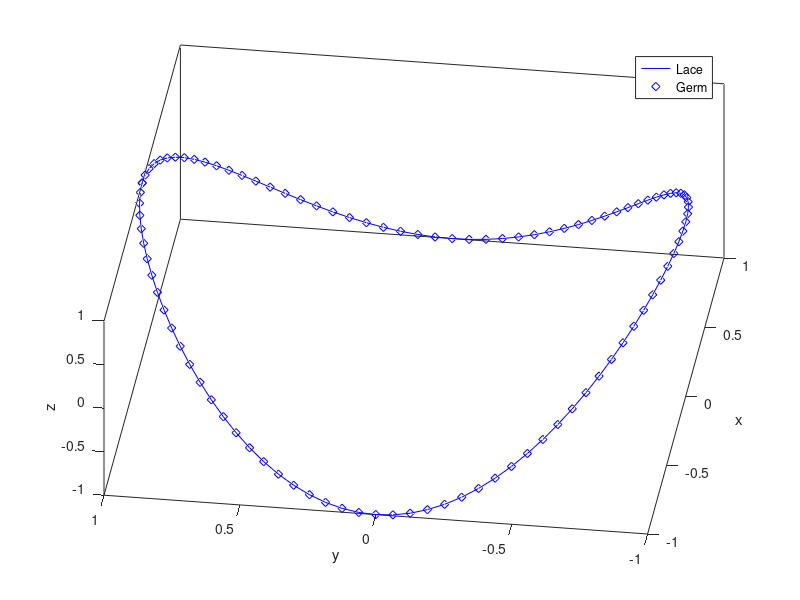

This figure's MATLAB source:
% 20130505 XY511 21:10
% AbrahamX @ NWPU
% Just another example on Plot3
t = (0: 0.02: 2) * pi;
x = sin(t);
y = cos(t);
z = cos(2*t);  % (x,y,z), we name it 3D
plot3(x, y, z, 'b-', x, y, z, 'bd')
view([-82, 58])
box on
xlabel('x')
ylabel('y')
zlabel('z')
legend('Lace', 'Germ', 'Location', 'Best')




% Comment: They say life is boring as a software engineer or a 
% Ph.D., and I tell you, go fuck yourself if you can find other
% things which are both interesting and well-paid.
